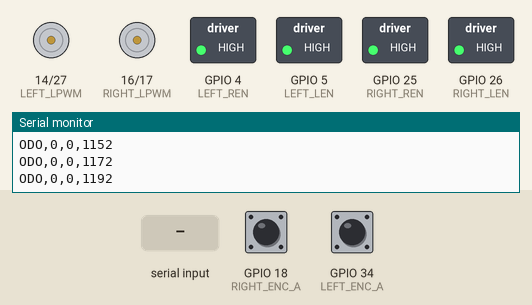
Bench run of a sketch on a simulated ESP32. On the bench: motor-driver pin pairs drawn as motors (green arrow = first pin HIGH = forward, orange = second pin HIGH = backward, longer = more drive), switched loads named in the sketch (green lamp = pin HIGH), the last lines printed to the serial monitor. The test bench sets the inputs (shaded band); at power-on: GPIO 18 (RIGHT_ENC_A) HIGH, GPIO 34 (LEFT_ENC_A) HIGH.

Above: at 1.2 s.
1.3 s: "30,150\n" received over Serial
At 2.1 s:
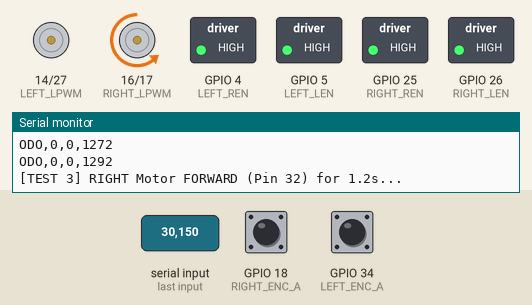
4.3 s: "1\n" received over Serial
At 5.2 s:
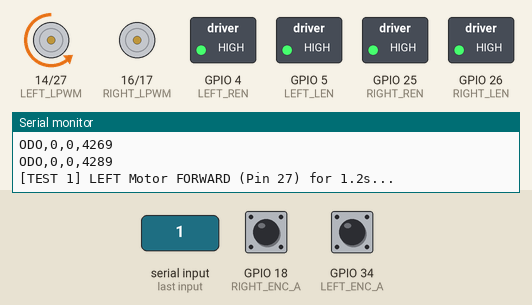
7.0 s: "2\n" received over Serial
At 7.7 s:
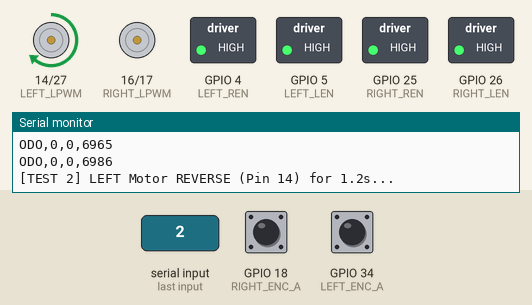
9.7 s: "4\n" received over Serial
At 10.6 s:
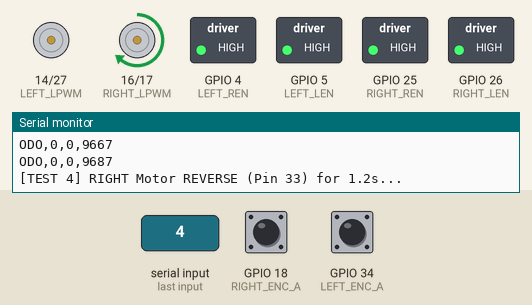
12.4 s: "x,45\n" received over Serial
At 13.1 s:
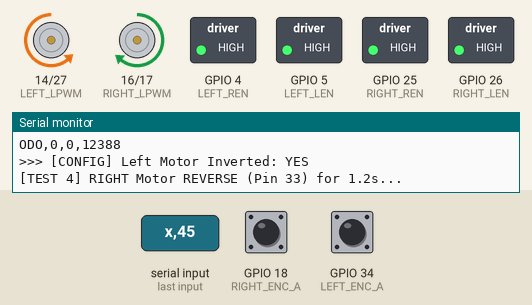
15.1 s: "X,45\n" received over Serial
At 16.0 s:
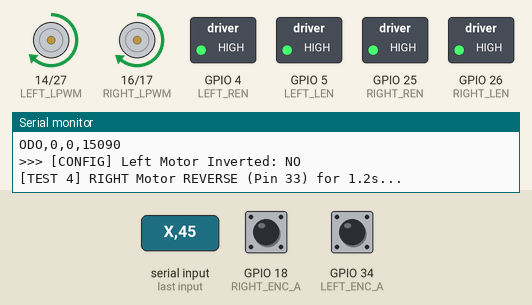
Timing chart, 0 to 18.1 s (numbered marks = the images above; inputs shaded):
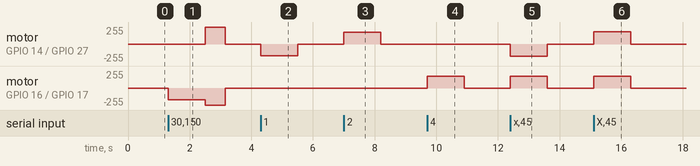

Measured:
- after the input at 1.3 s, motor on GPIO 14 (LEFT_LPWM) / GPIO 27 (LEFT_RPWM): stopped → forward 255/255 after 1.2 s, → stopped 0.65 s later; motor on GPIO 16 (RIGHT_LPWM) / GPIO 17 (RIGHT_RPWM): stopped → backward 179/255 at once, → backward 255/255 1.2 s later, → stopped 0.65 s later
- after the input at 4.3 s, motor on GPIO 14 (LEFT_LPWM) / GPIO 27 (LEFT_RPWM): stopped → backward 179/255 at once, → stopped 1.2 s later
- after the input at 7.0 s, motor on GPIO 14 (LEFT_LPWM) / GPIO 27 (LEFT_RPWM): stopped → forward 179/255 at once, → stopped 1.2 s later
- after the input at 9.7 s, motor on GPIO 16 (RIGHT_LPWM) / GPIO 17 (RIGHT_RPWM): stopped → forward 179/255 at once, → stopped 1.2 s later
- after the input at 12.4 s, motor on GPIO 14 (LEFT_LPWM) / GPIO 27 (LEFT_RPWM): stopped → backward 181/255 at once, → stopped 1.2 s later; motor on GPIO 16 (RIGHT_LPWM) / GPIO 17 (RIGHT_RPWM): stopped → forward 179/255 at once, → stopped 1.2 s later
- after the input at 15.1 s, motor on GPIO 14 (LEFT_LPWM) / GPIO 27 (LEFT_RPWM): stopped → forward 181/255 at once, → stopped 1.2 s later; motor on GPIO 16 (RIGHT_LPWM) / GPIO 17 (RIGHT_RPWM): stopped → forward 179/255 at once, → stopped 1.2 s later

The sketch:

esp32_teleop_diff_drive.ino
```cpp
/*
  esp32_teleop_diff_drive.ino (v3.2)
  =============================================================================
  Universal Dual-Mode ESP32 Firmware for Differential-Drive Robot (IBT-2 + Encoders)

  FEATURES:
  1. Full ROS 2 compatibility (odom_bridge_node forwards /cmd_vel as "lin,ang\n")
  2. Direct Keyboard Teleop (i=fwd, ,=rev, j=left, l=right, k=stop, t=test)
  3. Interactive Pin & Direction Toggling on the fly (no re-upload needed!):
     - 'x' : Toggle Left Motor Invert
     - 'y' : Toggle Right Motor Invert
     - 's' : Toggle Left/Right Motor Swap
     - '1' : Test Left Motor Forward
     - '2' : Test Left Motor Reverse
     - '3' : Test Right Motor Forward
     - '4' : Test Right Motor Reverse
     - 't' : Full 2-wheel automated test
  =============================================================================
*/

#include <Arduino.h>

// =============================================================================
// 1. PIN CONFIGURATION
// =============================================================================
// Preset 1: Standard clean_camera / mobBOT wiring
// If your Left reverse was wired to pin 26 instead of 14, change LEFT_LPWM to 26!
#define LEFT_RPWM   27
#define LEFT_LPWM   14   // Change to 26 if your Left reverse is pin 26
#define LEFT_REN    4
#define LEFT_LEN    5

#define RIGHT_RPWM  17   // Verified working!
#define RIGHT_LPWM  16   // Verified working!
#define RIGHT_REN   25
#define RIGHT_LEN   26

#define LEFT_ENC_A  34
#define LEFT_ENC_B  35
#define RIGHT_ENC_A 18
#define RIGHT_ENC_B 19

// LEDC PWM Channels (ESP32)
#define CH_L_RPWM 0
#define CH_L_LPWM 1
#define CH_R_RPWM 2
#define CH_R_LPWM 3

// =============================================================================
// 2. RUNTIME DIRECTION CONFIGURATION (Adjustable live via serial!)
// =============================================================================
bool invertLeft   = false;  // Start false so Pin 27 fires for forward
bool invertRight  = false;
bool swapLR       = false;

const float WHEELBASE_M   = 0.56f;
const float MAX_MPS       = 0.60f;
const int   MIN_PWM       = 130;    // Minimum PWM to overcome IG52 gearbox static friction
const float TELEOP_SPEED  = 0.25f;  // Teleop test speed (m/s)

// =============================================================================
// 3. ENCODER STATE
// =============================================================================
volatile long leftTicks  = 0;
volatile long rightTicks = 0;

void IRAM_ATTR leftISR() {
  leftTicks += (digitalRead(LEFT_ENC_A) == digitalRead(LEFT_ENC_B)) ? 1 : -1;
}

void IRAM_ATTR rightISR() {
  rightTicks += (digitalRead(RIGHT_ENC_A) == digitalRead(RIGHT_ENC_B)) ? 1 : -1;
}

// =============================================================================
// 4. MOTOR DRIVE IMPLEMENTATION
// =============================================================================
void driveSingleMotor(int chFwd, int chRev, float mps, bool invert) {
  if (invert) mps = -mps;

  if (fabs(mps) < 0.005f) {
    ledcWrite(chFwd, 0);
    ledcWrite(chRev, 0);
    return;
  }

  float mag = constrain(fabs(mps) / MAX_MPS, 0.0f, 1.0f);
  int pwm = MIN_PWM + (int)(mag * (255 - MIN_PWM));
  pwm = constrain(pwm, 0, 255);

  if (mps >= 0.0f) {
    ledcWrite(chFwd, pwm);
    ledcWrite(chRev, 0);
  } else {
    ledcWrite(chFwd, 0);
    ledcWrite(chRev, pwm);
  }
}

void driveBase(float leftMps, float rightMps) {
  if (swapLR) {
    driveSingleMotor(CH_R_RPWM, CH_R_LPWM, leftMps,  invertRight);
    driveSingleMotor(CH_L_RPWM, CH_L_LPWM, rightMps, invertLeft);
  } else {
    driveSingleMotor(CH_L_RPWM, CH_L_LPWM, leftMps,  invertLeft);
    driveSingleMotor(CH_R_RPWM, CH_R_LPWM, rightMps, invertRight);
  }
}

void stopMotors() {
  ledcWrite(CH_L_RPWM, 0); ledcWrite(CH_L_LPWM, 0);
  ledcWrite(CH_R_RPWM, 0); ledcWrite(CH_R_LPWM, 0);
}

void printStatus() {
  Serial.println("\n--- CURRENT CONFIGURATION ---");
  Serial.printf("  invertLeft:  %s  (Press 'x' to flip)\n", invertLeft ? "TRUE (Reverse)" : "FALSE (Normal)");
  Serial.printf("  invertRight: %s  (Press 'y' to flip)\n", invertRight ? "TRUE (Reverse)" : "FALSE (Normal)");
  Serial.printf("  swapLR:      %s  (Press 's' to flip)\n", swapLR ? "TRUE (Swapped)" : "FALSE (Normal)");
  Serial.printf("  Pins: Left RPWM=%d, LPWM=%d | Right RPWM=%d, LPWM=%d\n", LEFT_RPWM, LEFT_LPWM, RIGHT_RPWM, RIGHT_LPWM);
  Serial.println("-----------------------------\n");
}

// =============================================================================
// 5. SETUP
// =============================================================================
void setup() {
  Serial.begin(115200);

  // Enable pins
  pinMode(LEFT_REN, OUTPUT);  digitalWrite(LEFT_REN, HIGH);
  pinMode(LEFT_LEN, OUTPUT);  digitalWrite(LEFT_LEN, HIGH);
  pinMode(RIGHT_REN, OUTPUT); digitalWrite(RIGHT_REN, HIGH);
  pinMode(RIGHT_LEN, OUTPUT); digitalWrite(RIGHT_LEN, HIGH);

  // PWM setup
  ledcSetup(CH_L_RPWM, 20000, 8); ledcAttachPin(LEFT_RPWM, CH_L_RPWM);
  ledcSetup(CH_L_LPWM, 20000, 8); ledcAttachPin(LEFT_LPWM, CH_L_LPWM);
  ledcSetup(CH_R_RPWM, 20000, 8); ledcAttachPin(RIGHT_RPWM, CH_R_RPWM);
  ledcSetup(CH_R_LPWM, 20000, 8); ledcAttachPin(RIGHT_LPWM, CH_R_LPWM);

  stopMotors();

  // Encoders
  pinMode(LEFT_ENC_A, INPUT);  pinMode(LEFT_ENC_B, INPUT);
  pinMode(RIGHT_ENC_A, INPUT); pinMode(RIGHT_ENC_B, INPUT);
  attachInterrupt(digitalPinToInterrupt(LEFT_ENC_A), leftISR, CHANGE);
  attachInterrupt(digitalPinToInterrupt(RIGHT_ENC_A), rightISR, CHANGE);

  Serial.println("\n=============================================================");
  Serial.println("  ESP32 TELEOP & DIFF-DRIVE BRIDGE READY (v3.2)");
  Serial.println("=============================================================");
  printStatus();
  Serial.println("  DIAGNOSTIC KEYS (Work immediately in Serial Monitor):");
  Serial.println("    [1] Test Left Forward     [2] Test Left Reverse");
  Serial.println("    [3] Test Right Forward    [4] Test Right Reverse");
  Serial.println("    [t] 2-Wheel Test          [x] Flip Left Dir");
  Serial.println("    [y] Flip Right Dir        [s] Swap Left/Right");
  Serial.println("  TELEOP KEYS:");
  Serial.println("    [i] Forward     [,] Backward    [j] Left    [l] Right   [k] Stop");
  Serial.println("=============================================================\n");
}

// =============================================================================
// 6. MAIN LOOP & COMMAND DISPATCHER
// =============================================================================
String inputBuf = "";
unsigned long lastCmdTime = 0;
unsigned long lastOdoTime = 0;
bool activeMotion = false;

void handleSingleKey(char key) {
  lastCmdTime = millis();
  activeMotion = true;

  switch (key) {
    case '1':
      Serial.println("[TEST 1] LEFT Motor FORWARD (Pin 27) for 1.2s...");
      ledcWrite(CH_L_RPWM, 180); ledcWrite(CH_L_LPWM, 0);
      delay(1200); stopMotors();
      Serial.println("[TEST 1] Done.");
      activeMotion = false;
      break;

    case '2':
      Serial.println("[TEST 2] LEFT Motor REVERSE (Pin 14) for 1.2s...");
      ledcWrite(CH_L_RPWM, 0); ledcWrite(CH_L_LPWM, 180);
      delay(1200); stopMotors();
      Serial.println("[TEST 2] Done.");
      activeMotion = false;
      break;

    case '3':
      Serial.println("[TEST 3] RIGHT Motor FORWARD (Pin 32) for 1.2s...");
      ledcWrite(CH_R_RPWM, 180); ledcWrite(CH_R_LPWM, 0);
      delay(1200); stopMotors();
      Serial.println("[TEST 3] Done.");
      activeMotion = false;
      break;

    case '4':
      Serial.println("[TEST 4] RIGHT Motor REVERSE (Pin 33) for 1.2s...");
      ledcWrite(CH_R_RPWM, 0); ledcWrite(CH_R_LPWM, 180);
      delay(1200); stopMotors();
      Serial.println("[TEST 4] Done.");
      activeMotion = false;
      break;

    case 'x': case 'X':
      invertLeft = !invertLeft;
      Serial.printf(">>> [CONFIG] Left Motor Inverted: %s\n", invertLeft ? "YES" : "NO");
      activeMotion = false;
      break;

    case 'y': case 'Y':
      invertRight = !invertRight;
      Serial.printf(">>> [CONFIG] Right Motor Inverted: %s\n", invertRight ? "YES" : "NO");
      activeMotion = false;
      break;

    case 's': case 'S':
      swapLR = !swapLR;
      Serial.printf(">>> [CONFIG] Left/Right Swapped: %s\n", swapLR ? "YES" : "NO");
      activeMotion = false;
      break;

    case 'i': case 'I': // Forward
      driveBase(TELEOP_SPEED, TELEOP_SPEED);
      break;

    case ',': case '<': // Backward
      driveBase(-TELEOP_SPEED, -TELEOP_SPEED);
      break;

    case 'j': case 'J': // Pivot Left
      driveBase(-TELEOP_SPEED, TELEOP_SPEED);
      break;

    case 'l': case 'L': // Pivot Right
      driveBase(TELEOP_SPEED, -TELEOP_SPEED);
      break;

    case 'u': case 'U':
      driveBase(TELEOP_SPEED * 0.5f, TELEOP_SPEED);
      break;

    case 'o': case 'O':
      driveBase(TELEOP_SPEED, TELEOP_SPEED * 0.5f);
      break;

    case 'k': case 'K': case ' ': // Stop
      stopMotors();
      activeMotion = false;
      break;

    case 'r': case 'R': // Reset Odom
      noInterrupts();
      leftTicks = 0;
      rightTicks = 0;
      interrupts();
      Serial.println("RESET_OK");
      activeMotion = false;
      break;

    case 't': case 'T':
      Serial.println("\n>>> [SELF TEST] Running Left Motor (1.2s)...");
      driveBase(TELEOP_SPEED, 0.0f);
      delay(1200);
      stopMotors();
      delay(500);
      Serial.println(">>> [SELF TEST] Running Right Motor (1.2s)...");
      driveBase(0.0f, TELEOP_SPEED);
      delay(1200);
      stopMotors();
      Serial.println(">>> [SELF TEST] Complete!\n");
      activeMotion = false;
      break;

    case '?': case 'h': case 'H':
      printStatus();
      activeMotion = false;
      break;

    default:
      activeMotion = false;
      break;
  }
}

void loop() {
  while (Serial.available()) {
    char c = Serial.read();

    // Instant single-key triggers
    if (inputBuf.length() == 0 && (c == '1' || c == '2' || c == '3' || c == '4' ||
                                  c == 'x' || c == 'X' || c == 'y' || c == 'Y' ||
                                  c == 's' || c == 'S' || c == 't' || c == 'T' ||
                                  c == 'i' || c == 'I' || c == 'j' || c == 'J' ||
                                  c == 'k' || c == 'K' || c == 'l' || c == 'L' ||
                                  c == ',' || c == '<' || c == ' ' || c == '?' ||
                                  c == 'u' || c == 'U' || c == 'o' || c == 'O')) {
      handleSingleKey(c);
      continue;
    }

    if (c == '\n' || c == '\r') {
      inputBuf.trim();
      if (inputBuf.length() > 0) {
        if (inputBuf.length() == 1) {
          handleSingleKey(inputBuf.charAt(0));
        } else if (inputBuf == "R") {
          noInterrupts();
          leftTicks = 0;
          rightTicks = 0;
          interrupts();
          Serial.println("RESET_OK");
        } else {
          // ROS 2 "linear,angular"
          int commaIdx = inputBuf.indexOf(',');
          if (commaIdx > 0) {
            float lin = inputBuf.substring(0, commaIdx).toFloat();
            float ang = inputBuf.substring(commaIdx + 1).toFloat();

            float ls = lin - (ang * WHEELBASE_M / 2.0f);
            float rs = lin + (ang * WHEELBASE_M / 2.0f);

            driveBase(ls, rs);
            lastCmdTime = millis();
            activeMotion = (fabs(lin) > 0.005f || fabs(ang) > 0.005f);
          }
        }
        inputBuf = "";
      }
    } else {
      inputBuf += c;
    }
  }

  // Safety Watchdog: Stop motors if no command received for 650ms during active motion
  if (activeMotion && (millis() - lastCmdTime > 650)) {
    stopMotors();
    activeMotion = false;
  }

  // 50Hz ODOM Telemetry Output
  unsigned long now = millis();
  if (now - lastOdoTime >= 20) {
    lastOdoTime = now;
    long lt, rt;
    noInterrupts();
    lt = leftTicks;
    rt = rightTicks;
    interrupts();

    Serial.print("ODO,");
    Serial.print(lt);
    Serial.print(",");
    Serial.print(rt);
    Serial.print(",");
    Serial.println(now);
  }
}
```
